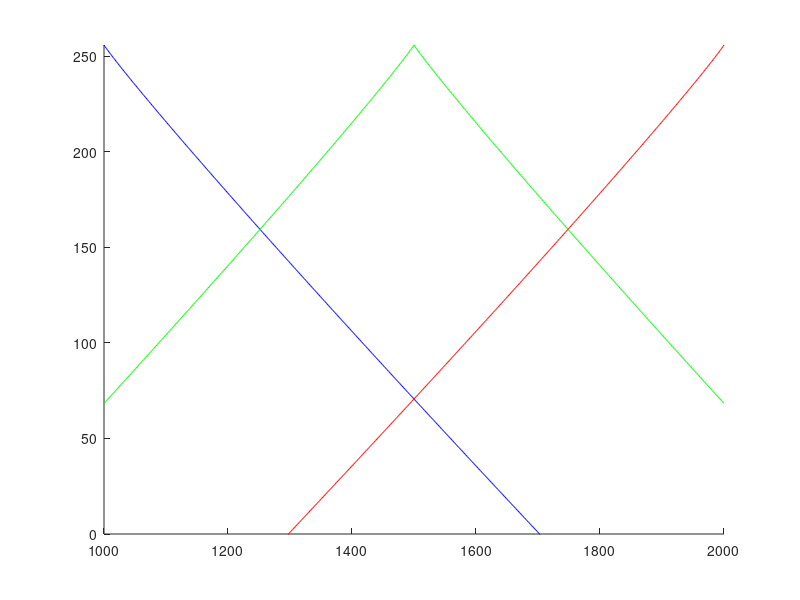

The MATLAB script that drew this image:
close all
clear all
clc

outMax = 256;
outMin = 0;
w = 1000:1:2000;
slope = 256 / 500;
intensity = 0.95;

AVG = 1500;
MAX = 2000;
MIN = 1000;

% color function
r = outMax + slope * (w - MAX).^intensity;
g = outMax - slope * abs((-w + AVG)).^intensity;
b = outMax + slope * (-w + MIN).^intensity;

% saturate
r = min(outMax, max(outMin, r));
g = min(outMax, max(outMin, g));
b = min(outMax, max(outMin, b));

figure
hold on
axis([MIN, MAX, 0, outMax])
plot(w,b, 'b')
plot(w,g, 'g')
plot(w,r, 'r')
